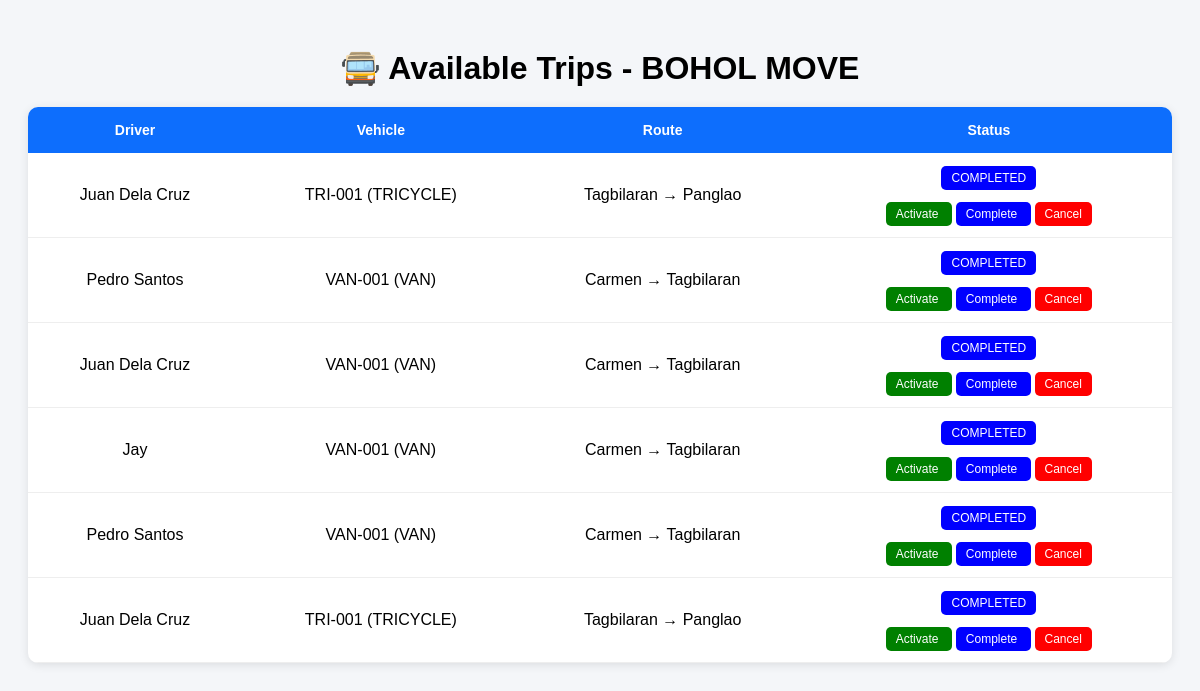
The page /trips/ on the database as committed earlier.
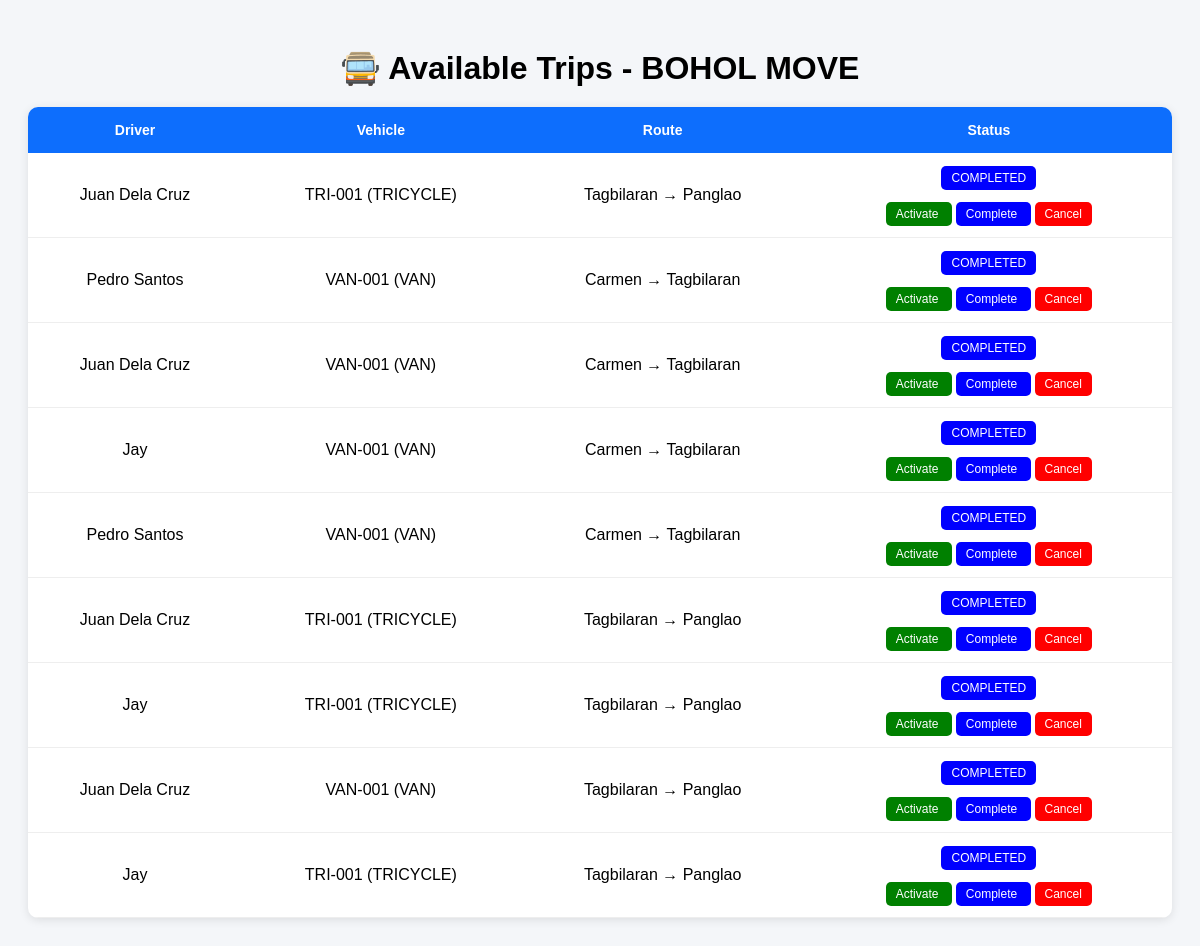
The same page on the database as committed later.
### core/models.py (models this page shows, shortened)
class Assignment(models.Model):
    STATUS_CHOICES = [
        ('PENDING', 'Pending'),
        ('ACTIVE', 'Active'),
        ('COMPLETED', 'Completed'),
        ('CANCELLED', 'Cancelled'),
    ]
    driver = models.ForeignKey(Driver, on_delete=models.CASCADE)
    vehicle = models.ForeignKey(Vehicle, on_delete=models.CASCADE)
    route = models.ForeignKey(Route, on_delete=models.CASCADE)
    status = models.CharField(max_length=20, choices=STATUS_CHOICES, default='PENDING')
    created_at = models.DateTimeField(auto_now_add=True)
    updated_at = models.DateTimeField(auto_now=True)

class Driver(models.Model):
    name = models.CharField(max_length=100)
    license_number = models.CharField(max_length=50)
    contact_number = models.CharField(max_length=20)
    status = models.CharField(max_length=20, default="Available")
    def __str__(self):
        return self.name

class Vehicle(models.Model):
    VEHICLE_TYPES = [
        ('TRICYCLE', 'Tricycle'),
        ('VAN', 'Van'),
        ('BUS', 'Bus'),
    ]
    vehicle_number = models.CharField(max_length=50)
    vehicle_type = models.CharField(max_length=20, choices=VEHICLE_TYPES)
    capacity = models.IntegerField()
    status = models.CharField(max_length=20, default="Available")
    def __str__(self):
        return f"{self.vehicle_number} ({self.vehicle_type})"

class Route(models.Model):
    origin = models.CharField(max_length=100)
    destination = models.CharField(max_length=100)
    distance_km = models.FloatField()
    fare = models.DecimalField(max_digits=10, decimal_places=2)
    def __str__(self):
        return f"{self.origin} → {self.destination}"

### core/views.py (the view)
# urls.py: path('trips/', views.trips, name='trips'),
def trips(request):
    trips = Assignment.objects.all()
    return render(request, 'core/trips.html', {
        'trips': trips
    })

### core/templates/core/trips.html (shortened to what this page needs)
<!DOCTYPE html>
<html lang="en">
<head>
</head>
<body>
<h1>🚍 Available Trips - BOHOL MOVE</h1>
<table>
    <tr>
        <th>Driver</th>
        <th>Vehicle</th>
        <th>Route</th>
        <th>Status</th>
    </tr>
    {% for trip in trips %}
    <tr>
        <td>{{ trip.driver }}</td>
        <td>{{ trip.vehicle }}</td>
        <td>{{ trip.route }}</td>
        <td>
            {% if trip.status == "ACTIVE" %}
                <span class="status-active">ACTIVE</span>
            {% elif trip.status == "PENDING" %}
                <span class="status-pending">PENDING</span>
            {% elif trip.status == "COMPLETED" %}
                <span class="status-completed">COMPLETED</span>
            {% elif trip.status == "CANCELLED" %}
                <span class="status-cancelled">CANCELLED</span>
            {% else %}
                <span>{{ trip.status }}</span>
            {% endif %}
            <br><br>
            <a class="btn-active" href="{% url 'update_trip_status' trip.id 'ACTIVE' %}">
                Activate
            </a>
            <a class="btn-completed" href="{% url 'update_trip_status' trip.id 'COMPLETED' %}">
                Complete
            </a>
            <a class="btn-cancelled" href="{% url 'update_trip_status' trip.id 'CANCELLED' %}">
                Cancel
            </a>
        </td>
    </tr>
    {% endfor %}
</table>
</body>
</html>

Rows that differ between the two databases and show on the page:
added Assignment: driver "Jay", vehicle "TRI-001 (TRICYCLE)", route "Tagbilaran → Panglao", status "COMPLETED"
added Assignment: driver "Juan Dela Cruz", vehicle "VAN-001 (VAN)", route "Tagbilaran → Panglao", status "COMPLETED"
added Assignment: driver "Jay", vehicle "TRI-001 (TRICYCLE)", route "Tagbilaran → Panglao", status "COMPLETED"
